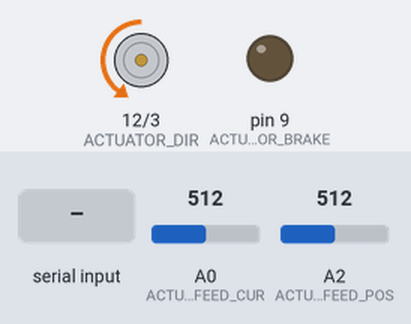
The sketch below on a simulated Arduino Uno, built with avr-gcc and run on an emulated ATmega328P. On the bench: direction and speed pins drawn as motors (green arrow = direction pin HIGH = forward, orange = LOW = backward, longer = more drive), output pins drawn as LEDs (lit = HIGH). The inputs (shaded band) are chosen by the test bench; at power-on: A2 (ACTUATOR_FEED_POS) = 512, A0 (ACTUATOR_FEED_CUR) = 512. What the sketch prints to the serial monitor is not drawn.

Above: at 1.2 s.
1.3 s: A2 (ACTUATOR_FEED_POS) set to 3
2.8 s: A2 (ACTUATOR_FEED_POS) set to 0
At 3.3 s:
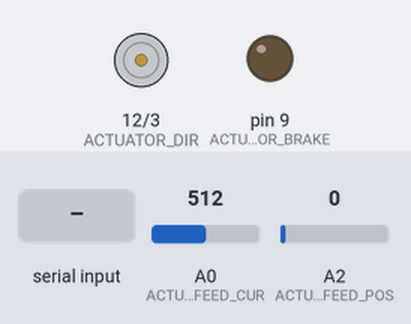
4.3 s: byte 65 (MOVE_OUT) received over Serial
At 5.0 s:
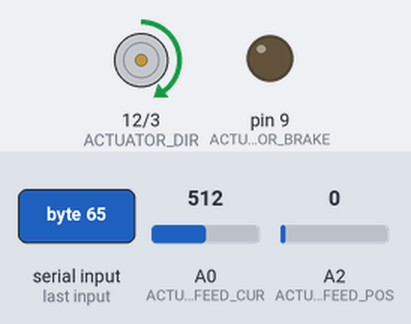
8.8 s: A2 (ACTUATOR_FEED_POS) set to 65
10.3 s: A2 (ACTUATOR_FEED_POS) set to 72
At 11.4 s:
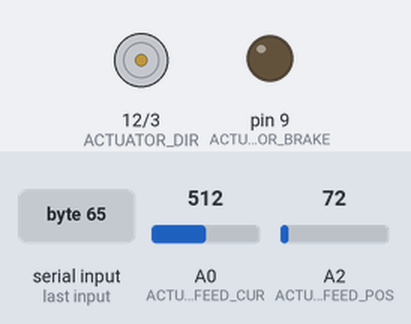
Timing chart, 0 to 12.8 s (numbered marks = the images above; inputs shaded):
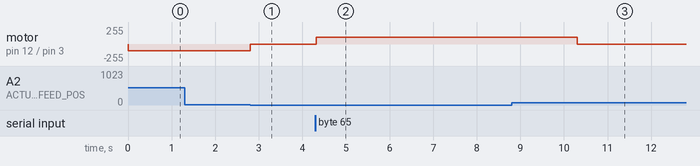

Measured:
- the behaviour switches between 2 and 1 on A2 (ACTUATOR_FEED_POS) (found by bisection; images 0 and 1)
- the behaviour switches between 71 and 72 on A2 (ACTUATOR_FEED_POS) (found by bisection; images 2 and 3)
- after the input at 1.3 s, every drawn part: stays the same
- after the input at 2.8 s, motor on pin 12 (ACTUATOR_DIR) / pin 3 (ACTUATOR_PWM): backward 100/255 → stopped at once
- after the input at 4.3 s, motor on pin 12 (ACTUATOR_DIR) / pin 3 (ACTUATOR_PWM): stopped → forward 100/255 at once
- after the input at 8.8 s, every drawn part: stays the same
- after the input at 10.3 s, motor on pin 12 (ACTUATOR_DIR) / pin 3 (ACTUATOR_PWM): forward 100/255 → stopped at once

The sketch:

actuatorTest.ino
```cpp
/**
 ******************************************************************************
   @file      MountingSystem
   @author    Scott Thomason
   @date      19 Nov 2021
   @brief     Mounting System controller for MudMaster.
   REFERENCE:
 ******************************************************************************
*/

/* Includes ------------------------------------------------------------------*/
#include <stdio.h>
#include <stdint.h>
#include <ctype.h>

#include "config.h"


/* Private typedef -----------------------------------------------------------*/
/* Private define ------------------------------------------------------------*/
#define ACTUATOR_IDLE     1
#define ACTUATOR_OUT      2
#define ACTUATOR_IN       3
/* Private functions ---------------------------------------------------------*/
void actuatorControl(int control);
float actuatorPosition(void);

/* Private macro -------------------------------------------------------------*/
/* Private variables ---------------------------------------------------------*/
int currentMode = CONTROLLER_IDLE;

// height
float height_current = 0.0;
float height_target = 0.0;
bool  height_changing = false;

// temperature
float temperature_current = 0.0;

// vibrations
float vibration_x = 0.0;
float vibration_y = 0.0;
float vibration_z = 0.0;

int actuator_state = ACTUATOR_IDLE;
float actuator_position = 0.0;
float actuator_position_target = 0.0;
float actuator_position_diff = 0.0;

int actuator_duty = 100;

char command;
int commandValue_int;
float commandValue_float;
float height_diff;

void setup() {
  Serial.begin(9600);
  pinMode(ACTUATOR_PWM, OUTPUT);
  pinMode(ACTUATOR_DIR, OUTPUT);
  pinMode(ACTUATOR_BRAKE, OUTPUT);

  digitalWrite(ACTUATOR_DIR, HIGH);
  digitalWrite(ACTUATOR_BRAKE, LOW);

}

void loop() {
  actuator_position = get_actuatorPosition();
  // check whether the target height is different to the current height
  if(actuator_position != actuator_position_target) {
    // either the current height or the target height has changed: try using
    // the actuator to compensate.
    actuator_position_diff = actuator_position_target - actuator_position;

    if(actuator_position_diff > ACTUATOR_ALLOWANCE || actuator_position_diff < -ACTUATOR_ALLOWANCE) {
      //Serial.print("Diff: ");
      //Serial.print(actuator_position_diff);
      //Serial.print("\t");
      //Serial.print("\t\tCurrent: ");
      Serial.println(get_actuatorCurrent());
      //Serial.print("\t\tActuator State: ");
      //Serial.println(actuator_state);

    }


    // negative difference means that the current height is greater (higher off
    // the ground) than the target height - see if we can use the actuator to
    // lower it
    if(actuator_position_diff > ACTUATOR_ALLOWANCE && actuator_position < ACTUATOR_MAX) {
      // tell the actuator to start lowering
      actuatorControl(ACTUATOR_OUT, actuator_position_diff);
    }

    // positive difference means that the current height is lower (closer to
    // the ground) than the target height - see if we can use the actuator to
    // raise it
    else if(actuator_position_diff < -ACTUATOR_ALLOWANCE && actuator_position > ACTUATOR_MIN) {
      // tell the actuator to start raising
      actuatorControl(ACTUATOR_IN, actuator_position_diff);

    }

    else {
      actuatorControl(ACTUATOR_IDLE, 0.0);
    }

  } else {
    actuatorControl(ACTUATOR_IDLE, 0.0);
  }


  // Now process commands
  if(Serial.available() > 0) {
    command = Serial.read();

    switch(command) {
      // height stuff
      case SET_HEIGHT:
        // this is separated by a comma, read to remove it
        Serial.read();

        // Need to set the current target height to the new height
        commandValue_float = Serial.parseFloat();
        Serial.println(commandValue_float);
        Serial.println(commandValue_float == 0.0);
        if(commandValue_float != 0.0 && commandValue_float > 0.0) {
          height_target = commandValue_float;
          // set the height changing flag to instruct it to move
          height_changing = true;
        }

        break;

      case SET_HEIGHT_CURRENT:
        // this is separated by a comma, read to remove it
        Serial.read();

        // Need to set the current target height to the new height
        commandValue_float = Serial.parseFloat();
        if(commandValue_float >= 0.0 && USE_TOF == false) {
          height_current = commandValue_float;
        }

        break;

      case GET_HEIGHT:
        // returns the current height, target height, and whether it is currently moving, separated by commas
        Serial.print(height_current);
        Serial.print(",");
        Serial.print(height_target);
        Serial.print(",");
        Serial.println(height_changing);
        break;

      // device mode
      case SET_MODE:
        // sets the current operating state of the system
        // this is separated by a comma, read to remove it
        Serial.read();

        commandValue_int = Serial.parseInt();
        if(commandValue_int == CONTROLLER_IDLE || commandValue_int == CONTROLLER_CAL || commandValue_int == CONTROLLER_ACTIVE) {
          currentMode = commandValue_int;
        }
        break;

      // get mode
      case GET_MODE:
        // returns the current mode
        Serial.println(currentMode);
        break;

      // temperature
      case GET_TEMP:
        // returns the current temperature
        Serial.println(temperature_current);
        break;

      // vibrations
      case GET_VIBRATION:
        // returns the vibration_x, vibration_x, and vibration_x, separated by commas
        Serial.print(vibration_x);
        Serial.print(",");
        Serial.print(vibration_y);
        Serial.print(",");
        Serial.println(vibration_z);
        break;

      // actuator position
      case GET_ACTUATOR_POS:
        // returns the current temperature
        Serial.print(actuator_position);
        Serial.print(",");
        Serial.println(actuator_position_target);
        break;

      // actuator increment 10
      case MOVE_OUT:
        actuator_position_target += 10;
        if(actuator_position_target > ACTUATOR_MAX) {
          actuator_position_target = ACTUATOR_MAX;
        }

        Serial.println(actuator_position_target);
        break;

      // actuator decrement 10
      case MOVE_IN:
        actuator_position_target -= 10;
        if(actuator_position_target < ACTUATOR_MIN) {
          actuator_position_target = ACTUATOR_MIN;
        }

        Serial.println(actuator_position_target);
        break;

      // device mode
      case SET_DUTY:
        // sets the current duty cycle of the actuator
        // this is separated by a comma, read to remove it
        Serial.read();

        actuator_duty = Serial.parseInt();
        if(actuator_duty > 100) {
          actuator_duty = 100;

        } else if(actuator_duty < 0) {
          actuator_duty = 0;
        }
        break;
    }
  }

  delay(10);

}

/**
  @brief  Set the state of the relays that control the actuator.
  @param  control - which direction to move the actuator.
  @retval None
*/
void actuatorControl(int control, float distance) {
  int actuator_speed = (int) (ACTUATOR_SPEED_HIGH * actuator_duty / 100);

  if(distance <= ACTUATOR_SPEED_DIST || distance >= -ACTUATOR_SPEED_DIST) {
    actuator_speed = ACTUATOR_SPEED_LOW;
  }

  switch(control) {
    case ACTUATOR_OUT:
      // lengthen the actuator
      if(actuator_state != ACTUATOR_OUT) {
        digitalWrite(ACTUATOR_DIR, HIGH);
        analogWrite(ACTUATOR_PWM, actuator_speed);

        actuator_state = ACTUATOR_OUT;
      }


      break;

    case ACTUATOR_IN:
      // retract the actuator
      if(actuator_state != ACTUATOR_IN) {
        digitalWrite(ACTUATOR_DIR, LOW);
        analogWrite(ACTUATOR_PWM, actuator_speed);

        actuator_state = ACTUATOR_IN;
      }

      break;

    default:
      // idle
      if(actuator_state != ACTUATOR_IDLE) {
        digitalWrite(ACTUATOR_DIR, HIGH);
        analogWrite(ACTUATOR_PWM, 0);

        actuator_state = ACTUATOR_IDLE;
      }


      break;
  }
}


/**
  @brief  Gets the amount of current being drawn by the linear actuator.
  @param  None
  @retval None
*/
float get_actuatorCurrent(void) {
  return analogRead(ACTUATOR_FEED_CUR) * (3.03 / 1023.0);
}


/**
  @brief  Gets the current extension length of the linear actuator.
  @param  control - which direction to move the actuator.
  @retval None
*/
float get_actuatorPosition(void) {
  return analogRead(ACTUATOR_FEED_POS) * (ACTUATOR_LENGTH / 1023.0);
}
```

config.h
```cpp
/**
******************************************************************************
  @file      config.h
  @author    Scott Thomason
  @date      19 Nov 2021
  @brief     Mounting system controller for the VNA mounting system on the
             MudMaster.
  REFERENCE:
******************************************************************************
  VERSION HISTORY
******************************************************************************
*
******************************************************************************

******************************************************************************
*/

#ifndef CONFIG_H
#define CONFIG_H

// Controller modes
#define CONTROLLER_IDLE     0
#define CONTROLLER_CAL      1
#define CONTROLLER_ACTIVE   2

// Actuator limits
#define ACTUATOR_LENGTH     140.0 // mm
#define ACTUATOR_MIN        0.0 // mm
#define ACTUATOR_MAX        140.0 // mm
#define ACTUATOR_ALLOWANCE  0.2 // mm
#define ACTUATOR_SPEED_HIGH 255 // high speed for when the distance difference is high
#define ACTUATOR_SPEED_LOW  100 // low speed for when the distance difference is small
#define ACTUATOR_SPEED_DIST 2   // mm - distance used to change the speed to the slow one

// Use Time of Flight sensor for height
#define USE_TOF             false

// Commands for data over serial
// Setters use upper case
#define SET_HEIGHT          'H'
#define SET_HEIGHT_CURRENT  'F' // height feedback when it is provided by the python program
#define SET_MODE            'M'

#define SET_DUTY            'D'
#define MOVE_OUT            'A'
#define MOVE_IN             'a'

// Getters use lower case
#define GET_HEIGHT          'h'
#define GET_TEMP            't'
#define GET_VIBRATION       'v'
#define GET_MODE            'm'
#define GET_ACTUATOR_POS    'p'


// Pins
// Motor is run using PWM
#define ACTUATOR_PWM        3
#define ACTUATOR_DIR        12
#define ACTUATOR_BRAKE      9
#define ACTUATOR_FEED_POS   A2 // feedback from potentiometer on actuator
#define ACTUATOR_FEED_CUR   A0 // feedback from current sensing on the motor driver

#endif
```
